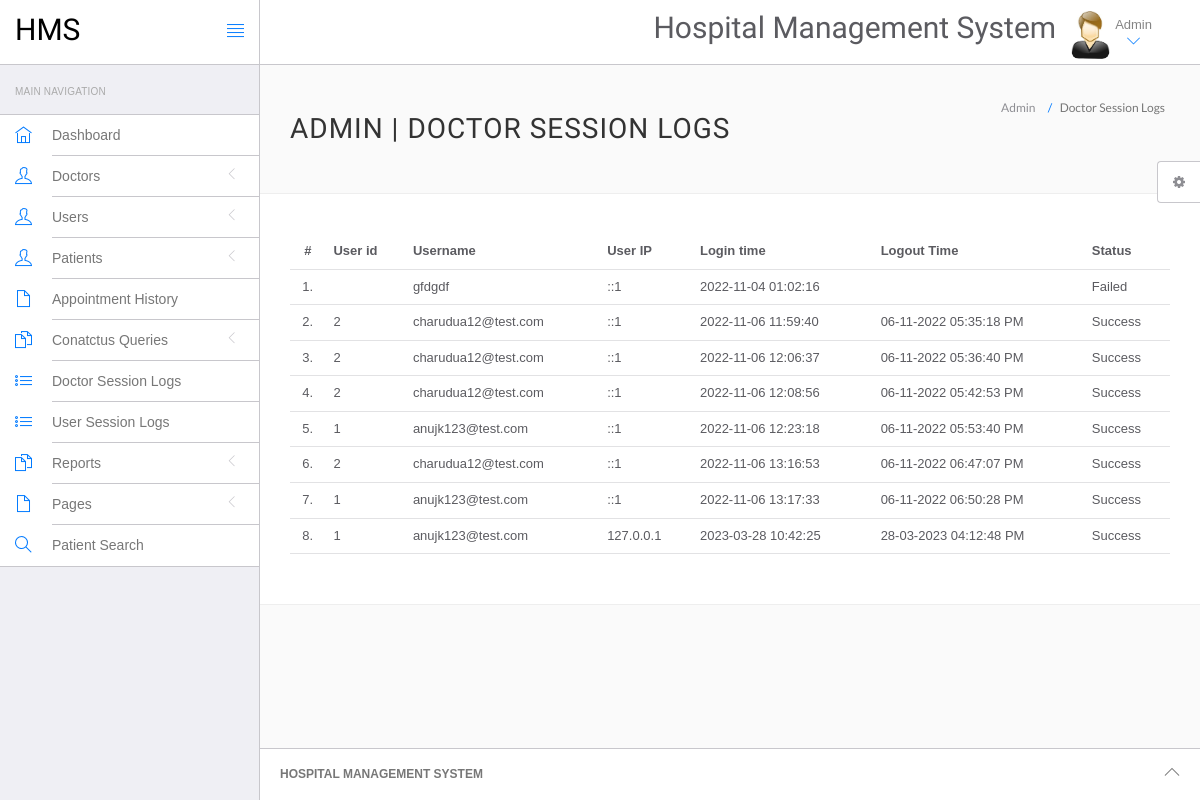
Page /hospital/hms/admin/doctor-logs.php (signed in) on the earlier database version.
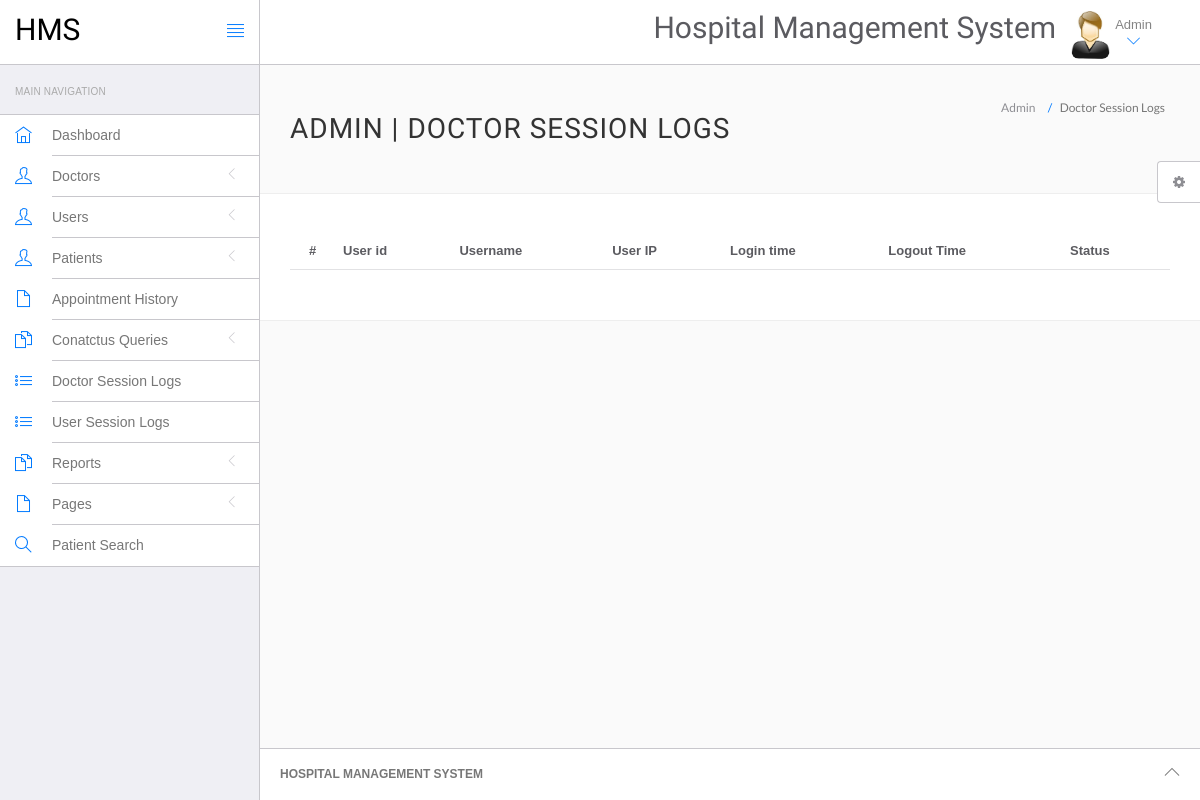
Same page on the later database version.
### tables this page shows
CREATE TABLE `doctorslog` (
  `id` int(11) NOT NULL,
  `uid` int(11) DEFAULT NULL,
  `username` varchar(255) DEFAULT NULL,
  `userip` binary(16) DEFAULT NULL,
  `loginTime` timestamp NULL DEFAULT current_timestamp(),
  `logout` varchar(255) DEFAULT NULL,
  `status` int(11) DEFAULT NULL
);

### hospital/hms/admin/doctor-logs.php (the view, shortened to what this page needs)
<?php
include('include/config.php');
if(strlen($_SESSION['id']==0)) {
 header('location:logout.php');
  } else{
?>
<!DOCTYPE html>
<html lang="en">
	<head>
		<link rel="stylesheet" href="vendor/bootstrap/css/bootstrap.min.css">
		<link rel="stylesheet" href="vendor/fontawesome/css/font-awesome.min.css">
		<link rel="stylesheet" href="vendor/themify-icons/themify-icons.min.css">
		<link href="vendor/animate.css/animate.min.css" rel="stylesheet" media="screen">
		<link href="vendor/perfect-scrollbar/perfect-scrollbar.min.css" rel="stylesheet" media="screen">
		<link href="vendor/switchery/switchery.min.css" rel="stylesheet" media="screen">
		<link href="vendor/bootstrap-touchspin/jquery.bootstrap-touchspin.min.css" rel="stylesheet" media="screen">
		<link href="vendor/select2/select2.min.css" rel="stylesheet" media="screen">
		<link href="vendor/bootstrap-datepicker/bootstrap-datepicker3.standalone.min.css" rel="stylesheet" media="screen">
		<link href="vendor/bootstrap-timepicker/bootstrap-timepicker.min.css" rel="stylesheet" media="screen">
		<link rel="stylesheet" href="assets/css/styles.css">
		<link rel="stylesheet" href="assets/css/plugins.css">
		<link rel="stylesheet" href="assets/css/themes/theme-1.css" id="skin_color" />
	</head>
	<body>
		<div id="app">
<?php include('include/sidebar.php');?>
			<div class="app-content">
					<?php include('include/header.php');?>
				<div class="main-content" >
					<div class="wrap-content container" id="container">
						<section id="page-title">
							<div class="row">
								<div class="col-sm-8">
									<h1 class="mainTitle">Admin  | Doctor Session Logs</h1>
																	</div>
								<ol class="breadcrumb">
									<li>
										<span>Admin </span>
									</li>
									<li class="active">
										<span>Doctor Session Logs</span>
									</li>
								</ol>
							</div>
						</section>
						<div class="container-fluid container-fullw bg-white">
									<div class="row">
								<div class="col-md-12">
									<table class="table table-hover" id="sample-table-1">
										<thead>
											<tr>
												<th class="center">#</th>
												<th class="hidden-xs">User id</th>
												<th>Username</th>
												<th>User IP</th>
												<th>Login time</th>
												<th>Logout Time </th>
												<th> Status </th>
											</tr>
										</thead>
										<tbody>
<?php
$sql=mysqli_query($con,"select * from doctorslog ");
$cnt=1;
while($row=mysqli_fetch_array($sql))
{
?>
											<tr>
												<td class="center"><?php echo $cnt;?>.</td>
												<td class="hidden-xs"><?php echo $row['uid'];?></td>
												<td class="hidden-xs"><?php echo $row['username'];?></td>
												<td><?php echo $row['userip'];?></td>
												<td><?php echo $row['loginTime'];?></td>
												<td><?php echo $row['logout'];?>
												</td>
												<td>
<?php if($row['status']==1)
{
	echo "Success";
}
else
{
	echo "Failed";
}?>
</td>
											</tr>
											<?php
$cnt=$cnt+1;
											 }?>
										</tbody>
									</table>
								</div>
							</div>
								</div>
					</div>
				</div>
			</div>
	<?php include('include/footer.php');?>
	<?php include('include/setting.php');?>
		</div>
	</body>
</html>
<?php } ?>

Differences in the rows shown:
removed doctorslog: username "gfdgdf", userip "::1", loginTime "2022-11-04 01:02:16", status "Failed"
removed doctorslog: uid "2", username "charudua12@test.com", userip "::1", loginTime "2022-11-06 11:59:40", logout "06-11-2022 05:35:18 PM", status "Success"
removed doctorslog: uid "2", username "charudua12@test.com", userip "::1", loginTime "2022-11-06 12:06:37", logout "06-11-2022 05:36:40 PM", status "Success"
removed doctorslog: uid "2", username "charudua12@test.com", userip "::1", loginTime "2022-11-06 12:08:56", logout "06-11-2022 05:42:53 PM", status "Success"
removed doctorslog: uid "1", username "anujk123@test.com", userip "::1", loginTime "2022-11-06 12:23:18", logout "06-11-2022 05:53:40 PM", status "Success"
removed doctorslog: uid "2", username "charudua12@test.com", userip "::1", loginTime "2022-11-06 13:16:53", logout "06-11-2022 06:47:07 PM", status "Success"
removed doctorslog: uid "1", username "anujk123@test.com", userip "::1", loginTime "2022-11-06 13:17:33", logout "06-11-2022 06:50:28 PM", status "Success"
removed doctorslog: uid "1", username "anujk123@test.com", userip "127.0.0.1", loginTime "2023-03-28 10:42:25", logout "28-03-2023 04:12:48 PM", status "Success"
